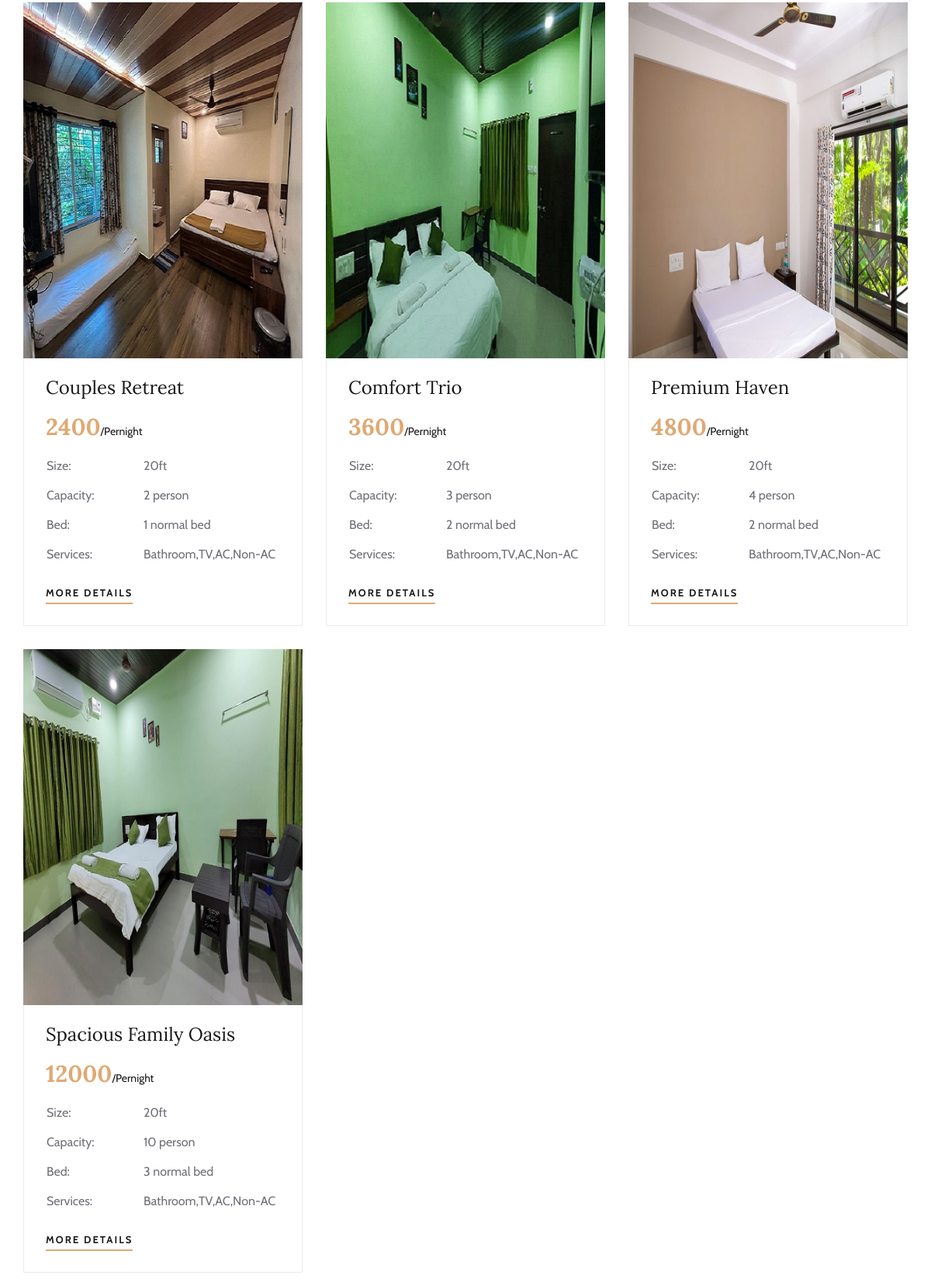
Before: /rooms.php (middle part) with the older database file.
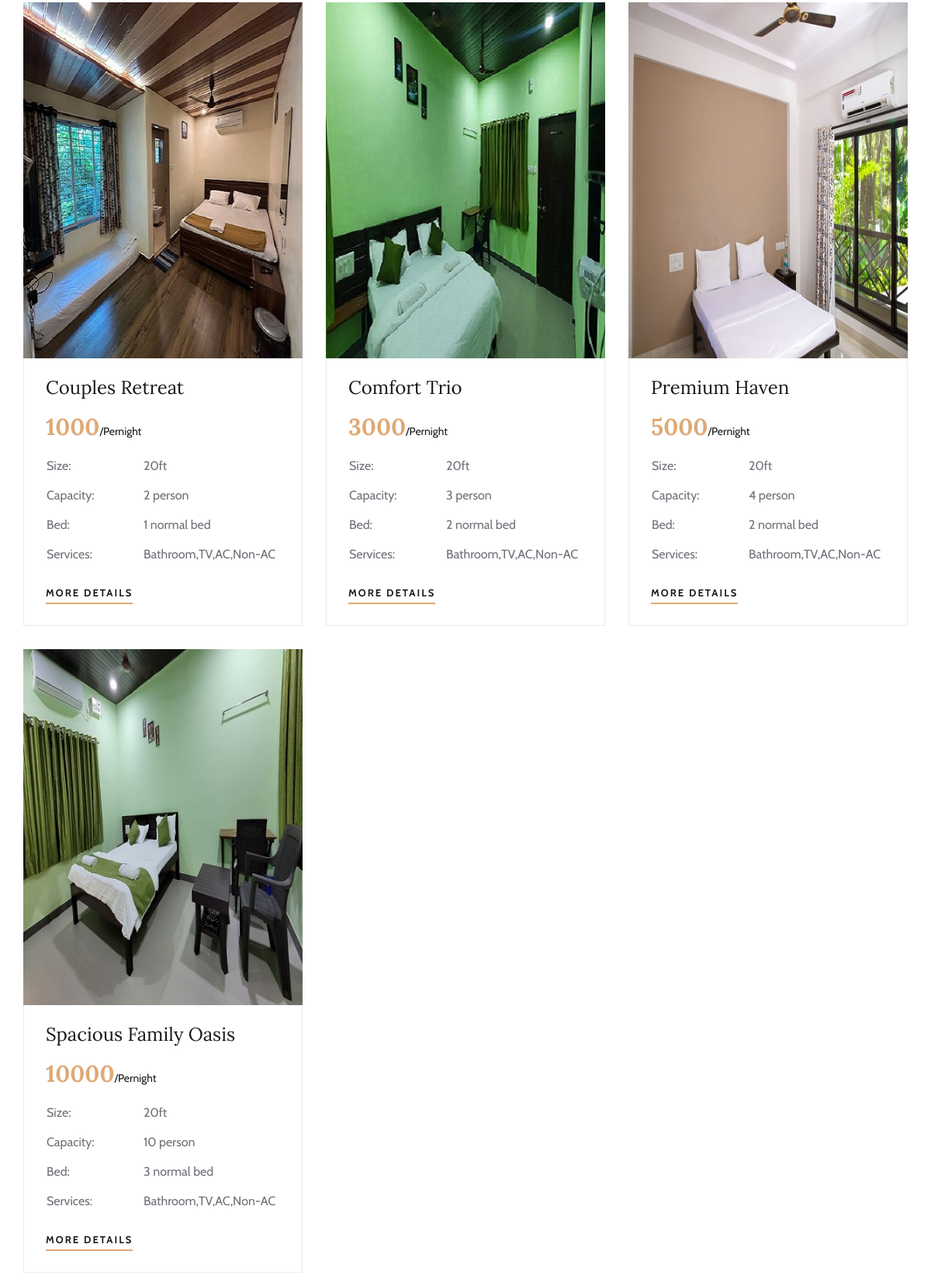
After: the same page with the newer database file.
### tables this page shows
CREATE TABLE `rooms` (
  `id` int(11) NOT NULL,
  `head` varchar(100) NOT NULL,
  `fee` varchar(100) NOT NULL,
  `size` varchar(100) NOT NULL,
  `capacity` varchar(100) NOT NULL,
  `bed` varchar(100) NOT NULL,
  `services` varchar(100) NOT NULL,
  `img` varchar(50) NOT NULL,
  `room_detail_img` varchar(50) NOT NULL,
  `details` varchar(1000) NOT NULL
);

### rooms.php (the view, shortened to what this page needs)
<?php
include('admin/dbconnection.php');
?>
<!DOCTYPE html>
<html lang="zxx">
<head>
    <link rel="stylesheet" href="css/bootstrap.min.css" type="text/css">
    <link rel="stylesheet" href="css/font-awesome.min.css" type="text/css">
    <link rel="stylesheet" href="css/elegant-icons.css" type="text/css">
    <link rel="stylesheet" href="css/flaticon.css" type="text/css">
    <link rel="stylesheet" href="css/owl.carousel.min.css" type="text/css">
    <link rel="stylesheet" href="css/nice-select.css" type="text/css">
    <link rel="stylesheet" href="css/jquery-ui.min.css" type="text/css">
    <link rel="stylesheet" href="css/magnific-popup.css" type="text/css">
    <link rel="stylesheet" href="css/slicknav.min.css" type="text/css">
    <link rel="stylesheet" href="css/style.css" type="text/css">
</head>
<body>
    <?php
            $query = "SELECT * FROM rooms";
            $query_run = mysqli_query($con, $query);
            if (mysqli_num_rows($query_run) >0){ ?>
    <section class="rooms-section spad">
        <div class="container">
            <div class="row">
            <?php
            foreach ($query_run as $row){
            ?>
                <div class="col-lg-4 col-md-6">
                    <div class="room-item">
                        <img src="<?php echo $row['img'];?>" alt="">
                        <div class="ri-text">
                            <h4><?php echo $row['head'];?></h4>
                            <h3><?php echo $row['fee'];?><span>/Pernight</span></h3>
                            <table>
                                <tbody>
                                    <tr>
                                        <td class="r-o">Size:</td>
                                        <td><?php echo $row['size'];?></td>
                                    </tr>
                                    <tr>
                                        <td class="r-o">Capacity:</td>
                                        <td><?php echo $row['capacity'];?></td>
                                    </tr>
                                    <tr>
                                        <td class="r-o">Bed:</td>
                                        <td><?php echo $row['bed'];?></td>
                                    </tr>
                                    <tr>
                                        <td class="r-o">Services:</td>
                                        <td><?php echo $row['services'];?></td>
                                    </tr>
                                </tbody>
                            </table>
                            <a href="rooms-details.php?id=<?php echo htmlentities ($row['id']);?>"  class="primary-btn">More Details</a>
                        </div>
                    </div>
                </div>
                <?php }?>
                </div>
            </div>
    </section>
    <?php
    }
    else
    {
        echo "No Records Found";
    }
    ?>
</body>
</html>

Changed rows visible on the page:
changed rooms "Couples Retreat": fee "2400" → "1000"
changed rooms "Comfort Trio": fee "3600" → "3000"
changed rooms "Premium Haven": fee "4800" → "5000"
changed rooms "Spacious Family Oasis": fee "12000" → "10000"
